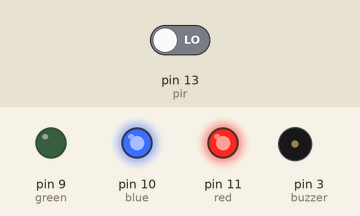
This sketch was run on a simulated Arduino Uno, built with avr-gcc and run on an emulated ATmega328P. On the bench: output pins drawn as LEDs (lit = HIGH), buzzer (waves = sounding, pin HIGH). The test bench sets the inputs (shaded band); at power-on: pin 13 (pir) LOW.

Above: at 1.2 s.
1.3 s: pin 13 (pir) driven HIGH
At 2.3 s:
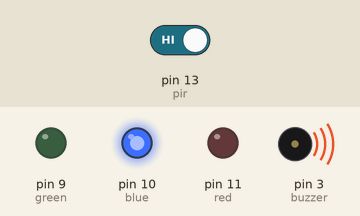
2.8 s: pin 13 (pir) driven LOW
At 3.5 s:
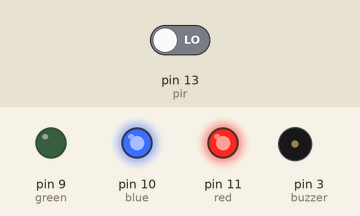
Timing chart, 0 to 5.8 s (numbered marks = the images above; inputs shaded):
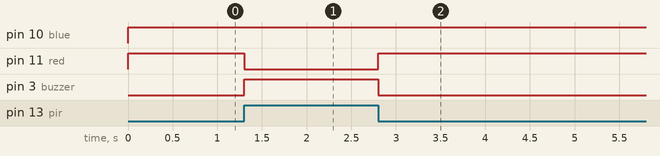

Measured:
- after the input at 1.3 s, pin 11 (red): HIGH → LOW at once; pin 3 (buzzer): LOW → HIGH at once
- after the input at 2.8 s, pin 11 (red): LOW → HIGH at once; pin 3 (buzzer): HIGH → LOW at once

The sketch:

motion_controlled_colour_changer1.ino
```cpp
// C++ code

int green = 9;
int blue = 10;
int red = 11;
int buzzer = 3;
int pir = 13;

void setup()
{
  pinMode(red, OUTPUT);
  pinMode(blue, OUTPUT);
  pinMode(green, OUTPUT);
  pinMode(buzzer, OUTPUT);
  pinMode(pir, INPUT);

  digitalWrite(red, LOW);
  digitalWrite(blue, LOW);
  digitalWrite(green, LOW);
  digitalWrite(buzzer, LOW);
  digitalWrite(pir, LOW);
}

void loop()
{
  if(digitalRead(pir) == HIGH)
  {
    digitalWrite(buzzer, HIGH);
    color(0,0,255); // blue
    while(digitalRead(pir) == HIGH);
  }

  else
  {
    digitalWrite(buzzer, LOW);
    color(255,0,255); // magenta

  }
}

void color(unsigned char redv, unsigned char greenv, unsigned char bluev)

{
analogWrite(red, redv);
analogWrite(green, greenv);
analogWrite(blue, bluev);
}


 
```
